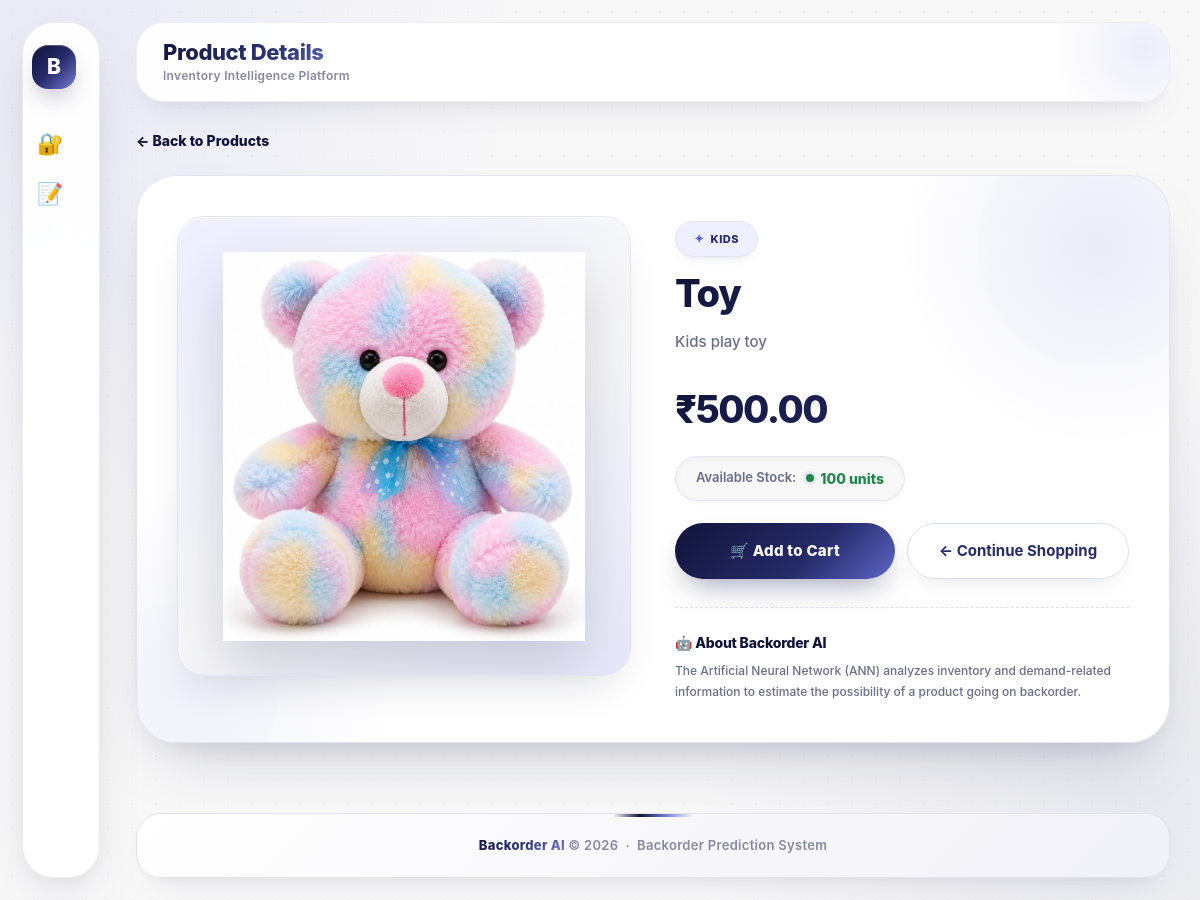
/product/1/, run on the app's committed database.
### shop/models.py (models this page shows, shortened)
class Product(models.Model):
    name = models.CharField(max_length=200)
    category = models.CharField(
        max_length=100,
        default="General"
    )
    description = models.TextField(
        blank=True
    )
    price = models.DecimalField(
        max_digits=10,
        decimal_places=2
    )
    stock = models.PositiveIntegerField(
        default=0
    )
    lead_time = models.FloatField(
        default=10
    )
    in_transit_qty = models.FloatField(
        default=0
    )
    forecast_3_month = models.FloatField(
        default=0
    )
    forecast_6_month = models.FloatField(
        default=0
    )
    forecast_9_month = models.FloatField(
        default=0
    )
    sales_1_month = models.FloatField(
        default=0
    )
    sales_3_month = models.FloatField(
        default=0
    )
    min_bank = models.FloatField(
        default=0
    )
    pieces_past_due = models.FloatField(
        default=0
    )
    perf_6_month_avg = models.FloatField(
        default=0
    )
    perf_12_month_avg = models.FloatField(
        default=0
    )
    prediction = models.CharField(
        max_length=30,
        default="NO BACKORDER"
    )
    prediction_probability = models.FloatField(
        default=0
    )
    created_at = models.DateTimeField(
        auto_now_add=True
    )

### shop/views.py (the view)
# urls.py: path("product/<int:product_id>/",views.product_detail,name="product_detail"),
def product_detail(request, product_id):
    product = get_object_or_404(
        Product,
        id=product_id
    )
    return render(
        request,
        "product_detail.html",
        {
            "product": product
        }
    )

### shop/templates/product_detail.html (shortened to what this page needs)
{% extends "base.html" %}
{% load static %}
{% block page_title %}Product Details{% endblock %}
{% block content %}
<div class="product-detail-page">
    <a href="{% url 'products' %}" class="back-link">
        ← Back to Products
    </a>
    <div class="product-main-card">
        <div class="product-image-box">
            {% if product.name == "Toy" %}
                <img
                    src="{% static 'images/toy.png' %}"
                    alt="Toy"
                    onerror="this.style.display='none'; this.nextElementSibling.style.display='block';"
                >
            {% elif product.name == "Headphones" %}
                <div class="product-image-icon">
                    🎧
                </div>
            {% elif product.name == "Sports Shoes" %}
                <div class="product-image-icon">
                    👟
                </div>
            {% elif product.name == "Hand Bag" %}
                <div class="product-image-icon">
                    👜
                </div>
            {% elif product.name == "Laptop" %}
                <div class="product-image-icon">
                    💻
                </div>
            {% elif product.name == "Cricket Bat" %}
                <div class="product-image-icon">
                    🏏
                </div>
            {% else %}
                <div class="product-image-icon">
                    📦
                </div>
            {% endif %}
        </div>
        <div class="product-info">
            <div class="product-category">
                {{ product.category }}
            </div>
            <h1>
                {{ product.name }}
            </h1>
            <p class="product-description">
                {% if product.description %}
                    {{ product.description }}
                {% else %}
                    Good quality {{ product.name }}
                    available at an affordable price.
                {% endif %}
            </p>
            <div class="product-price">
                ₹{{ product.price }}
            </div>
            <div class="stock-info">
                <span class="stock-label">
                    Available Stock:
                </span>
                {% if product.stock <= 0 %}
                    <span class="stock-value stock-out">
                        Out of Stock
                    </span>
                {% elif product.stock < 20 %}
                    <span class="stock-value stock-low">
                        {{ product.stock }} units
                    </span>
                {% else %}
                    <span class="stock-value stock-available">
                        {{ product.stock }} units
                    </span>
                {% endif %}
            </div>
            <div class="product-actions">
                {% if product.stock > 0 %}
                    <a
                        href="{% url 'add_to_cart' product.id %}"
                        class="add-cart-btn"
                    >
                        🛒 Add to Cart
                    </a>
                {% endif %}
                <a
                    href="{% url 'products' %}"
                    class="back-products-btn"
                >
                    ← Continue Shopping
                </a>
            </div>
            <div class="ai-info">
                <div class="ai-info-title">
                    🤖 About Backorder AI
                </div>
                <div class="ai-info-text">
                    The Artificial Neural Network (ANN)
                    analyzes inventory and demand-related
                    information to estimate the possibility
                    of a product going on backorder.
                </div>
            </div>
        </div>
    </div>
</div>
{% endblock %}

### shop/templates/base.html (style rules this page uses)
* { margin: 0; padding: 0; box-sizing: border-box; }
body { font-family: 'Inter', 'Segoe UI', system-ui, sans-serif; background: radial-gradient( circle at 5% 5%, rgba(119, 125, 214, 0.12), transparent 32% ), radial-gradient( circle at 95% 90%, rgba(48, 55, 121, 0.08), transparent 32% ), #F8F8F9; background-attachment: fixed; color: #111439; min-height: 100vh; display: flex; flex-direction: column; line-height: 1.5; position: relative; }
body::before { content: ""; position: fixed; inset: 0; background-image: radial-gradient( rgba(17, 20, 57, 0.035) 1px, transparent 1px ); background-size: 24px 24px; pointer-events: none; z-index: 0; }

### data on the page
Product: category "KIDS", name "Toy", description "Kids play toy", price "500.00", stock "100"
